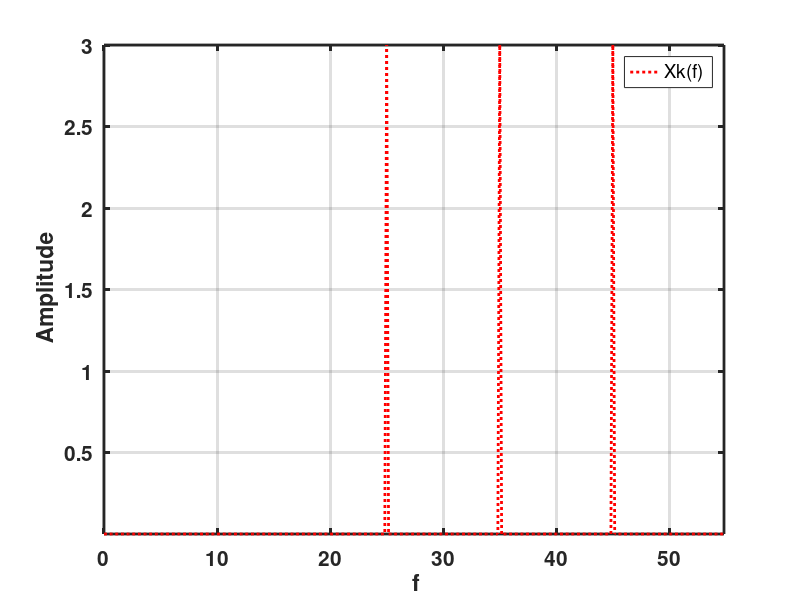
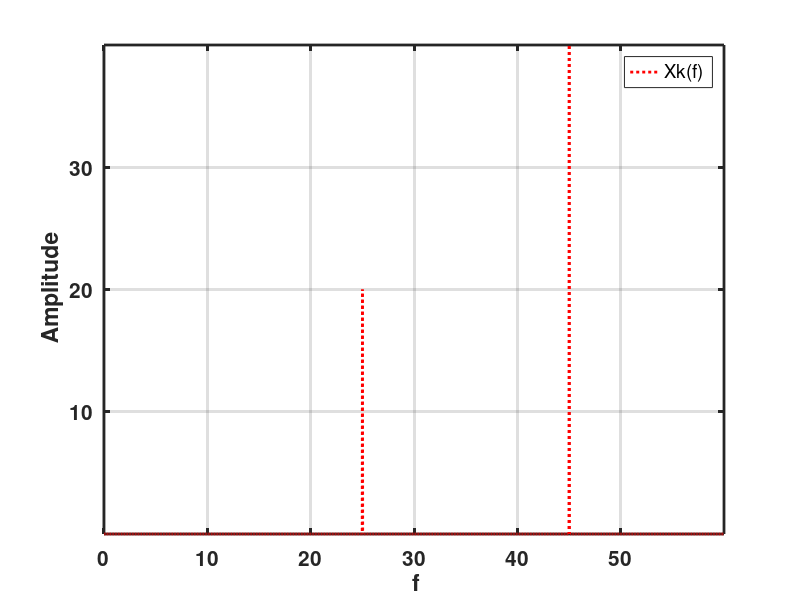
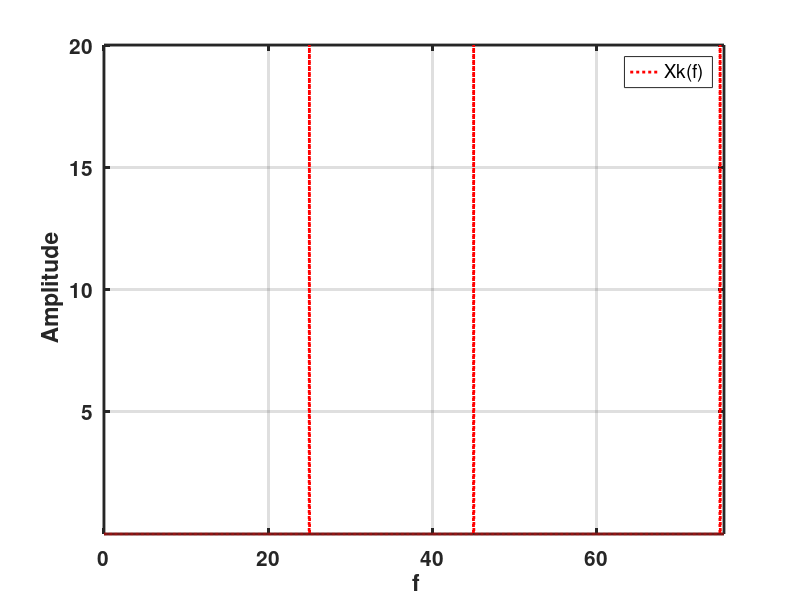

Source code (MATLAB) for these figures, in order:
clear; clc ; close all;


A1 = 1;
A2 = 1;
A3 = 1;

f1 = 25;
f2 = 45;
f3 = 75;

y = @(t) A1*cos(2*pi*f1*t)+A2*cos(2*pi*f2*t)+A3*cos(2*pi*f3*t);

% (c) and (d)
fs = 110; dt = 1/fs; t = -3:dt:3-dt;

xn = y(t);

% use of a 'fft' function
nfft = numel(xn);
Xk = fft(xn, nfft);

f = 1/(nfft*dt) * (0:nfft/2-1);

fig1 = figure(1); set(fig1,'Position', [100 100 500 300]);
plot(f,1/fs*abs(Xk(1:(nfft/2))),':r', 'linewidth', 2);hold off;
legend('Xk(f)'); axis tight;grid on;
axis tight;grid on;
ylabel('\bf Amplitude'); 
xlabel('\bf f');
set(gca,'fontsize',15,'linewidth',2,'fontweight','bold');

% (f)
fs = 120; dt = 1/fs; t = -20:dt:20-dt;

xn = y(t);

% use of a 'fft' function
nfft = numel(xn);
Xk = fft(xn, nfft);

f = 1/(nfft*dt) * (0:nfft/2-1);

fig2 = figure(2); set(fig2,'Position', [100 100 500 300]);
plot(f,1/fs*abs(Xk(1:(nfft/2))),':r', 'linewidth', 2);hold off;
legend('Xk(f)'); axis tight;grid on;
axis tight;grid on;
ylabel('\bf Amplitude'); 
xlabel('\bf f');
set(gca,'fontsize',15,'linewidth',2,'fontweight','bold');

% (g)
fs = 151; dt = 1/fs; t = -20:dt:20-dt;

xn = y(t);

% use of a 'fft' function
nfft = numel(xn);
Xk = fft(xn, nfft);

f = 1/(nfft*dt) * (0:nfft/2-1);

fig3 = figure(3); set(fig3,'Position', [100 100 500 300]);
plot(f,1/fs*abs(Xk(1:(nfft/2))),':r', 'linewidth', 2);hold off;
legend('Xk(f)'); axis tight;grid on;
axis tight;grid on;
ylabel('\bf Amplitude'); 
xlabel('\bf f');
set(gca,'fontsize',15,'linewidth',2,'fontweight','bold');